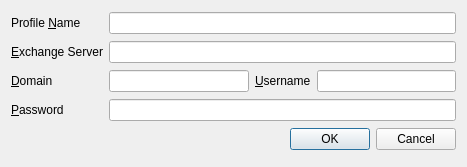
<?xml version="1.0" encoding="UTF-8"?>
<ui version="4.0">
 <class>CreateProfileDialogBase</class>
 <widget class="QDialog" name="CreateProfileDialogBase">
  <property name="geometry">
   <rect>
    <x>0</x>
    <y>0</y>
    <width>467</width>
    <height>167</height>
   </rect>
  </property>
  <property name="windowTitle">
   <string>Create Profile</string>
  </property>
  <layout class="QGridLayout" name="gridLayout">
   <item row="0" column="0">
    <widget class="QLabel" name="label">
     <property name="text">
      <string>Profile &amp;Name</string>
     </property>
     <property name="buddy">
      <cstring>leProfile</cstring>
     </property>
    </widget>
   </item>
   <item row="1" column="0">
    <widget class="QLabel" name="label_2">
     <property name="text">
      <string>&amp;Exchange Server</string>
     </property>
     <property name="buddy">
      <cstring>leServer</cstring>
     </property>
    </widget>
   </item>
   <item row="2" column="0">
    <widget class="QLabel" name="label_5">
     <property name="text">
      <string>&amp;Domain</string>
     </property>
     <property name="buddy">
      <cstring>leDomain</cstring>
     </property>
    </widget>
   </item>
   <item row="2" column="1">
    <widget class="QLineEdit" name="leDomain">
     <property name="whatsThis">
      <string>Active Directory domain</string>
     </property>
    </widget>
   </item>
   <item row="2" column="2">
    <widget class="QLabel" name="label_3">
     <property name="text">
      <string>&amp;Username</string>
     </property>
     <property name="buddy">
      <cstring>leUsername</cstring>
     </property>
    </widget>
   </item>
   <item row="2" column="3">
    <widget class="QLineEdit" name="leUsername">
     <property name="whatsThis">
      <string>Active Directory username.

You can get the username from Outlook -&gt; File tab -&gt; Account Settings, E-mail tab -&gt; Change. If the value looks like &quot;user@domain&quot;, just use the &quot;user&quot; part.</string>
     </property>
    </widget>
   </item>
   <item row="3" column="0">
    <widget class="QLabel" name="label_4">
     <property name="text">
      <string>&amp;Password</string>
     </property>
     <property name="buddy">
      <cstring>lePassword</cstring>
     </property>
    </widget>
   </item>
   <item row="0" column="1" colspan="3">
    <widget class="QLineEdit" name="leProfile"/>
   </item>
   <item row="1" column="1" colspan="3">
    <widget class="QLineEdit" name="leServer">
     <property name="whatsThis">
      <string>Hostname of Exchange server, e.g. mail.biz.com.

You can get the hostname from Outlook -&gt; File tab -&gt; Account Settings, E-mail tab -&gt; Change.</string>
     </property>
    </widget>
   </item>
   <item row="3" column="1" colspan="3">
    <widget class="QLineEdit" name="lePassword">
     <property name="echoMode">
      <enum>QLineEdit::Password</enum>
     </property>
    </widget>
   </item>
   <item row="4" column="0" colspan="4">
    <widget class="QDialogButtonBox" name="buttonBox">
     <property name="orientation">
      <enum>Qt::Horizontal</enum>
     </property>
     <property name="standardButtons">
      <set>QDialogButtonBox::Cancel|QDialogButtonBox::Ok</set>
     </property>
    </widget>
   </item>
  </layout>
 </widget>
 <tabstops>
  <tabstop>leProfile</tabstop>
  <tabstop>leServer</tabstop>
  <tabstop>leDomain</tabstop>
  <tabstop>leUsername</tabstop>
  <tabstop>lePassword</tabstop>
  <tabstop>buttonBox</tabstop>
 </tabstops>
 <resources/>
 <connections>
  <connection>
   <sender>buttonBox</sender>
   <signal>accepted()</signal>
   <receiver>CreateProfileDialogBase</receiver>
   <slot>accept()</slot>
   <hints>
    <hint type="sourcelabel">
     <x>222</x>
     <y>188</y>
    </hint>
    <hint type="destinationlabel">
     <x>157</x>
     <y>204</y>
    </hint>
   </hints>
  </connection>
  <connection>
   <sender>buttonBox</sender>
   <signal>rejected()</signal>
   <receiver>CreateProfileDialogBase</receiver>
   <slot>reject()</slot>
   <hints>
    <hint type="sourcelabel">
     <x>277</x>
     <y>188</y>
    </hint>
    <hint type="destinationlabel">
     <x>281</x>
     <y>204</y>
    </hint>
   </hints>
  </connection>
 </connections>
</ui>
